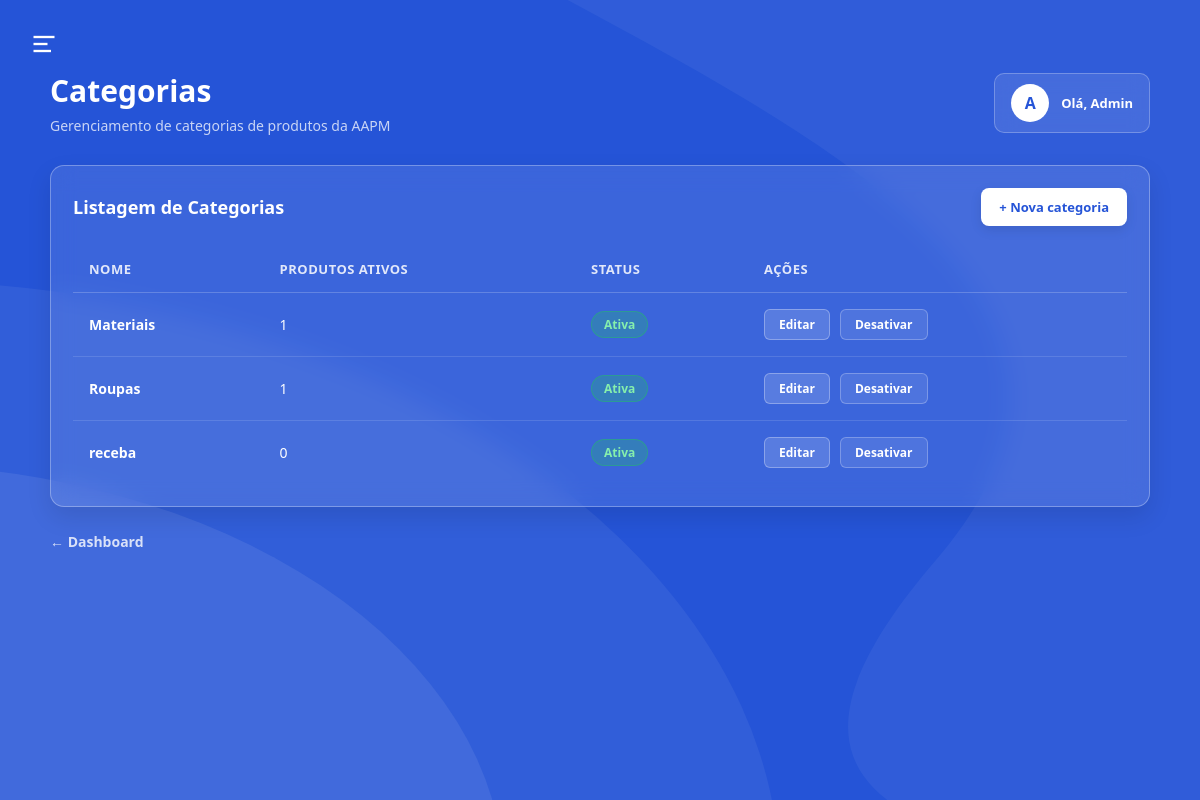
/categorias/ (signed in), run on the app's committed database.
### app/models/categoria.py (models this page shows)
class Categoria(Base):
    __tablename__ = "categorias"
    id = Column(Integer, primary_key=True, autoincrement=True, index=True)
    nome = Column(String(100), nullable=False, unique=True)
    ativo = Column(Boolean, default=True)
    produtos = relationship("Produto", back_populates="categoria", lazy="select")

### app/controllers/categoria_controller.py (the view)
@router.get("/")
def listar_categorias(
    request: Request,
    db: Session = Depends(get_db),
    admin = Depends(get_admin)
):
    categorias = db.query(Categoria).order_by(Categoria.nome).all()
    return templates.TemplateResponse(
        request,
        "categorias/index.html",
        {
            "request":    request,
            "usuario":    admin,
            "categorias": categorias,
        }
    )

### app/templates/categorias/index.html (shortened to what this page needs)
<!DOCTYPE html>
<html lang="pt-br">
<head>
</head>
<body>
    <aside class="sidebar">
        <button class="btn-close-sidebar" id="closeSidebarBtn" aria-label="Fechar menu">
        </button>
        <nav class="sidebar-menu">
            <a href="/" class="sidebar-item">
            </a>
            <a href="/categorias" class="sidebar-item active">
            </a>
            <a href="/produtos" class="sidebar-item">
            </a>
            <a href="/pedidos" class="sidebar-item">
            </a>
            <a href="/perfil" class="sidebar-item">
            </a>
            <a href="/seguranca" class="sidebar-item">
            </a>
        </nav>
    </aside>
    <main class="main-screen">
        <header class="app-header">
            <button class="btn-menu" id="openSidebarBtn" aria-label="Abrir menu">
                <svg viewBox="0 0 24 24">
                    <line x1="3" y1="6" x2="21" y2="6"></line>
                    <line x1="3" y1="12" x2="15" y2="12"></line>
                    <line x1="3" y1="18" x2="18" y2="18"></line>
                </svg>
            </button>
        </header>
        <section class="dashboard">
            <div class="dashboard-header">
                <div class="dashboard-title">
                    <h1>Categorias</h1>
                    <p>Gerenciamento de categorias de produtos da AAPM</p>
                </div>
                <div class="welcome">
                    <div class="welcome-icon">A</div>
                    <span>Olá, Admin</span>
                </div>
            </div>
            <div class="dashboard-card">
                <div class="card-header">
                    <h2>Listagem de Categorias</h2>
                    <a href="/categorias/nova" class="btn-add">+ Nova categoria</a>
                </div>
                <div class="table-responsive">
                    <table class="glass-table">
                        <thead>
                            <tr>
                                <th>Nome</th>
                                <th>Produtos ativos</th>
                                <th>Status</th>
                                <th>Ações</th>
                            </tr>
                        </thead>
                        <tbody>
                            {% for c in categorias %}
                            <tr>
                                <td><strong>{{ c.nome }}</strong></td>
                                <td>
                                    {{ c.produtos | selectattr('ativo') | list | length }}
                                </td>
                                <td>
                                    {% if c.ativo %}
                                        <span class="status-badge active">Ativa</span>
                                    {% else %}
                                        <span class="status-badge inactive">Inativa</span>
                                    {% endif %}
                                </td>
                                <td>
                                    <div class="actions-group">
                                        <a href="/categorias/{{ c.id }}/editar" class="btn-action-edit">Editar</a>
                                        <form action="/categorias/{{ c.id }}/toggle-ativo"
                                              method="post"
                                              style="display:inline">
                                            <button type="submit" class="btn-action-toggle">
                                                {{ "Desativar" if c.ativo else "Ativar" }}
                                            </button>
                                        </form>
                                    </div>
                                </td>
                            </tr>
                            {% endfor %}
                        </tbody>
                    </table>
                </div>
            </div>
            <a href="/" class="back-link">← Dashboard</a>
        </section>
    </main>
</body>
</html>

### data on the page
Categoria: nome "Materiais", produtos|selectattr "1", shows "Ativa", ativo "Desativar"
Categoria: nome "Roupas", produtos|selectattr "1", shows "Ativa", ativo "Desativar"
Categoria: nome "receba", produtos|selectattr "0", shows "Ativa", ativo "Desativar"
